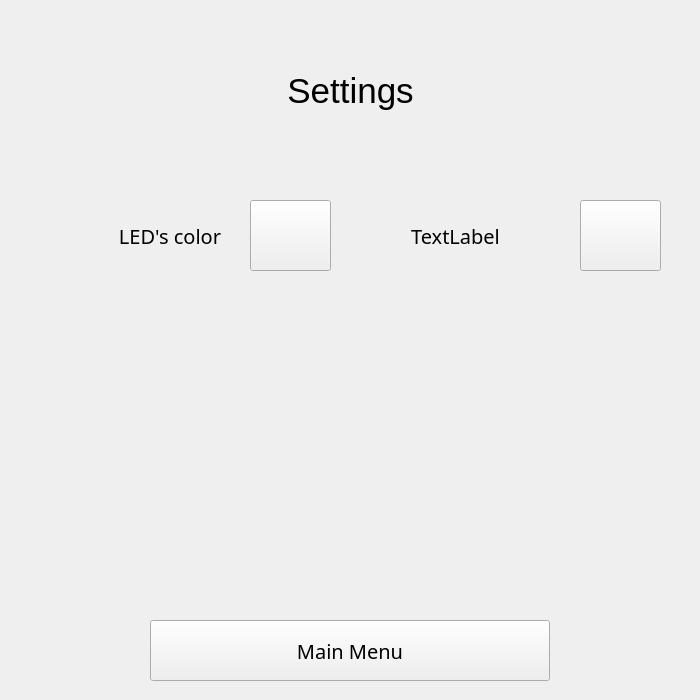
<?xml version="1.0" encoding="UTF-8"?>
<ui version="4.0">
 <class>Form</class>
 <widget class="QWidget" name="Form">
  <property name="geometry">
   <rect>
    <x>0</x>
    <y>0</y>
    <width>700</width>
    <height>700</height>
   </rect>
  </property>
  <property name="sizePolicy">
   <sizepolicy hsizetype="Preferred" vsizetype="Preferred">
    <horstretch>0</horstretch>
    <verstretch>0</verstretch>
   </sizepolicy>
  </property>
  <property name="minimumSize">
   <size>
    <width>700</width>
    <height>700</height>
   </size>
  </property>
  <property name="maximumSize">
   <size>
    <width>700</width>
    <height>700</height>
   </size>
  </property>
  <property name="font">
   <font>
    <family>Patrick Hand SC</family>
   </font>
  </property>
  <property name="windowTitle">
   <string>Form</string>
  </property>
  <widget class="QLabel" name="label">
   <property name="geometry">
    <rect>
     <x>10</x>
     <y>20</y>
     <width>681</width>
     <height>141</height>
    </rect>
   </property>
   <property name="font">
    <font>
     <family>MS Shell Dlg 2</family>
     <pointsize>26</pointsize>
    </font>
   </property>
   <property name="text">
    <string>Settings</string>
   </property>
   <property name="alignment">
    <set>Qt::AlignCenter</set>
   </property>
  </widget>
  <widget class="QLabel" name="label_2">
   <property name="geometry">
    <rect>
     <x>20</x>
     <y>200</y>
     <width>201</width>
     <height>71</height>
    </rect>
   </property>
   <property name="font">
    <font>
     <family>Patrick Hand SC</family>
     <pointsize>15</pointsize>
    </font>
   </property>
   <property name="text">
    <string>LED's color</string>
   </property>
   <property name="alignment">
    <set>Qt::AlignRight|Qt::AlignTrailing|Qt::AlignVCenter</set>
   </property>
  </widget>
  <widget class="QPushButton" name="colorPrevButton">
   <property name="geometry">
    <rect>
     <x>250</x>
     <y>200</y>
     <width>81</width>
     <height>71</height>
    </rect>
   </property>
   <property name="text">
    <string/>
   </property>
  </widget>
  <widget class="QPushButton" name="colorNextButton">
   <property name="geometry">
    <rect>
     <x>580</x>
     <y>200</y>
     <width>81</width>
     <height>71</height>
    </rect>
   </property>
   <property name="text">
    <string/>
   </property>
  </widget>
  <widget class="QLabel" name="ledColorLabel">
   <property name="geometry">
    <rect>
     <x>330</x>
     <y>200</y>
     <width>251</width>
     <height>71</height>
    </rect>
   </property>
   <property name="font">
    <font>
     <family>Patrick Hand SC</family>
     <pointsize>15</pointsize>
    </font>
   </property>
   <property name="text">
    <string>TextLabel</string>
   </property>
   <property name="alignment">
    <set>Qt::AlignCenter</set>
   </property>
  </widget>
  <widget class="QPushButton" name="mainMenuButton">
   <property name="geometry">
    <rect>
     <x>150</x>
     <y>620</y>
     <width>400</width>
     <height>61</height>
    </rect>
   </property>
   <property name="font">
    <font>
     <family>Patrick Hand SC</family>
     <pointsize>15</pointsize>
    </font>
   </property>
   <property name="text">
    <string>Main Menu</string>
   </property>
  </widget>
 </widget>
 <resources/>
 <connections/>
</ui>
